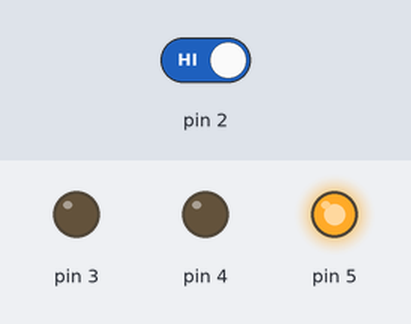
Simulated run of this sketch. Board: Arduino Uno, built with avr-gcc and run on an emulated ATmega328P. Shown: output pins drawn as LEDs (lit = HIGH). The inputs (shaded band) are chosen by the test bench; at power-on: pin 2 HIGH.

Above: at 6.8 s.
6.9 s: pin 2 driven LOW
At 7.6 s:
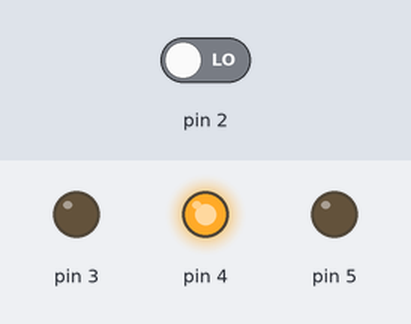
At 10.4 s:
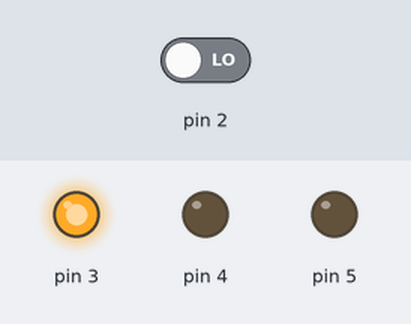
10.8 s: pin 2 driven HIGH
At 11.6 s:
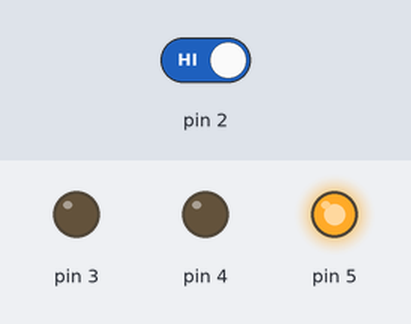
Timing chart, 0 to 24.5 s (numbered marks = the images above; inputs shaded):
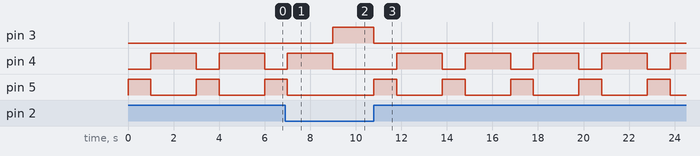

Measured:
- after the input at 6.9 s, pin 3: LOW → HIGH after 2.1 s; pin 4: goes on until 9.0 s, then stays LOW; pin 5: goes on until 7.0 s, then stays LOW
- after the input at 10.8 s, pin 3: HIGH → LOW at once; pin 4: alternates HIGH for 2.0 s and LOW for 1.0 s, starting after 1.0 s; pin 5: alternates HIGH for 1.0 s and LOW for 2.0 s, starting at once
- by itself, pin 4: alternates HIGH for 2.0 s and LOW for 1.0 s
- by itself, pin 5: alternates HIGH for 1.0 s and LOW for 2.0 s

The sketch:

Project_2.ino
```cpp
void setup() {
  // put your setup code here, to run once:
  pinMode(3,OUTPUT);
  pinMode(4,OUTPUT);
  pinMode(5,OUTPUT);

  pinMode(2,INPUT);

}

void loop() {
  // put your main code here, to run repeatedly:
  int switchState = digitalRead(2);

  if(switchState == LOW){
    digitalWrite (3,HIGH);
    digitalWrite (4,LOW);
    digitalWrite (5,LOW);

  }
  else{ // button is pressed
    digitalWrite (3,LOW);
    digitalWrite (4,LOW);
    digitalWrite (5,HIGH);

    delay(1000);
    digitalWrite (4,HIGH);
    digitalWrite (5,LOW);
    delay(2000);
  }

}
```
